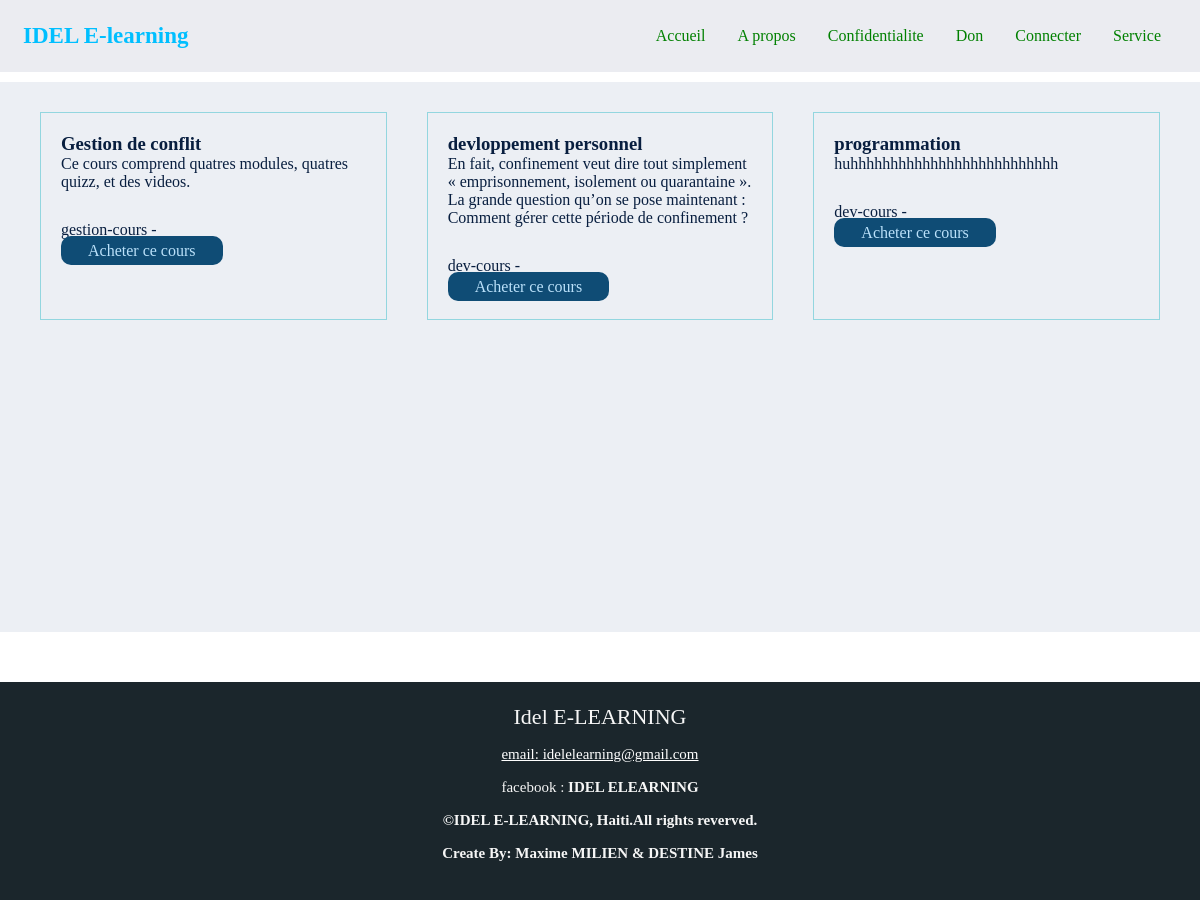
The app's page /nos-cours/ with its own data.
### course/models.py (models this page shows, shortened)
class Courses(models.Model):
    title = models.CharField(max_length=250)
    description = models.TextField()
    author = models.CharField(max_length=50)
    price = models.IntegerField()
    time = models.TimeField(null=True, blank=True)
    url = models.CharField(null=True, blank=True, max_length=15)
    active = models.BooleanField(default=False)

### course/views.py (the view)
# urls.py: path('nos-cours/', views.cours, name="nos-cours"),
def cours(request):
    cours = Courses.objects.all()
    return render(request, "nos-cours.html", {'cours': cours})

### Elearning/templates/nos-cours.html
{% extends "base.html"%}
{% load static %}
{%block content%}
<section id="htr-border" class="color-cours">
    <div id="element-row">
        {% for i in cours %}
        <div class="element-column">
            <h3>{{ i.title }}</h3>
            <p style="margin-bottom: 30px;">{{ i.description }}</p>
            <div>
                {% with lien=i.url ok=request.user.myuser.get.course.all %}
                {{ lien }} - {{ ok.0 }}
                    {% for c in ok %}
                    <p><a href="{% if c.active and i.id == c.id %}{{lien}}{% else %} {% url 'pin' i.id %} {% endif %}" class="btn-special">
                        {% if c.active and i.id == c.id %}Commenser{% else %}Acheter ce cours{% endif %}</a></p> <br>
                    {% empty %}
                     <p><a href=" {% url 'pin' i.id %} " class="btn-special">Acheter ce cours</a></p>
                    {% endfor %}
                {% endwith %}
            </div>
        </div>
        {% endfor %}
    </div>
</section>
{%endblock%}

### static/menu.css (style rules this page uses)
* { margin: 0; padding: 0; box-sizing: border-box; font-family: "open sans" sans-sherif; }
#htr-border { height: 550px; background: #eceff4; color: #081e3f; }
#element-row { display: flex; flex-direction: row; padding: 10px; margin: 10px; }
.element-column { border: 1px solid rgb(147, 214, 223); display: flex; flex-direction: column; height: auto; width: 380px; padding: 20px; margin: 20px; }
.element-column { padding-bottom: 20px; margin-bottom: 15px; }

### static/dev-cours-style.css (style rules this page uses)
* { margin: 0; padding: 0; }

### static/gestion-de-conflit.css (style rules this page uses)
body { margin: 0; padding: 0; }

### static/new.css (style rules this page uses)
.btn-special { text-decoration: none; font-weight: 500; padding: 5px 26px; margin-bottom: 26px; line-height: 1.5; border: 1px solid transparent; border-radius: 5px; background: #0f4c75; font-size: inherit; color: #bbe1fa; margin-top: 20px; height: 45px; border-radius: 10px; }

### records on screen
Courses: title "Gestion de conflit", description "Ce cours comprend quatres modules, quatres quizz, et des videos.", url "gestion-cours"
Courses: title "devloppement personnel", description "En fait, confinement veut dire tout simplement « emprisonnement, isolement ou quarantaine ». La grande question qu’on se pose maintenant : Comment gérer cette période de confinement ?", url "dev-cours"
Courses: title "programmation", description "huhhhhhhhhhhhhhhhhhhhhhhhhhh", url "dev-cours"
